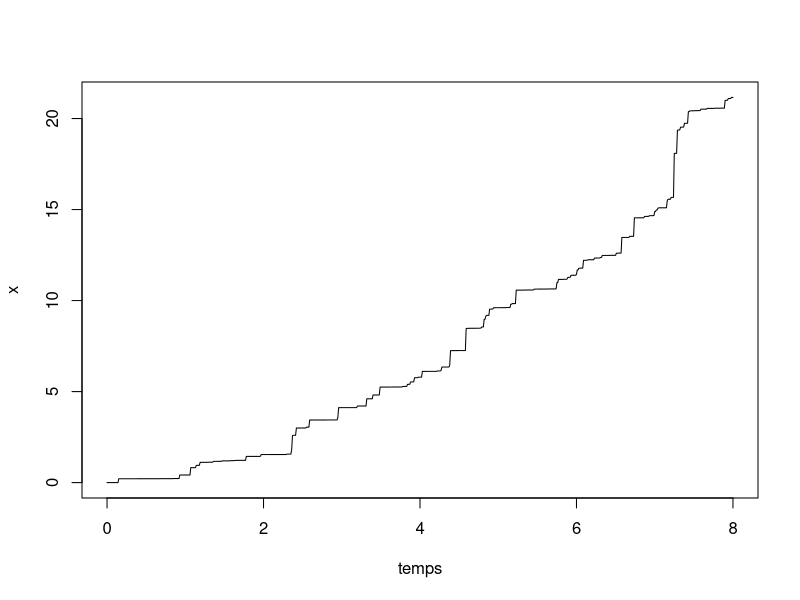
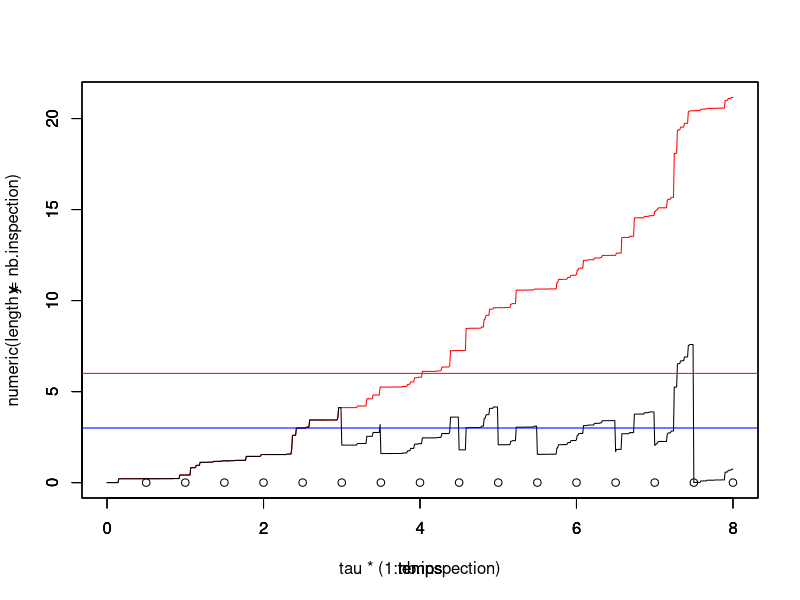
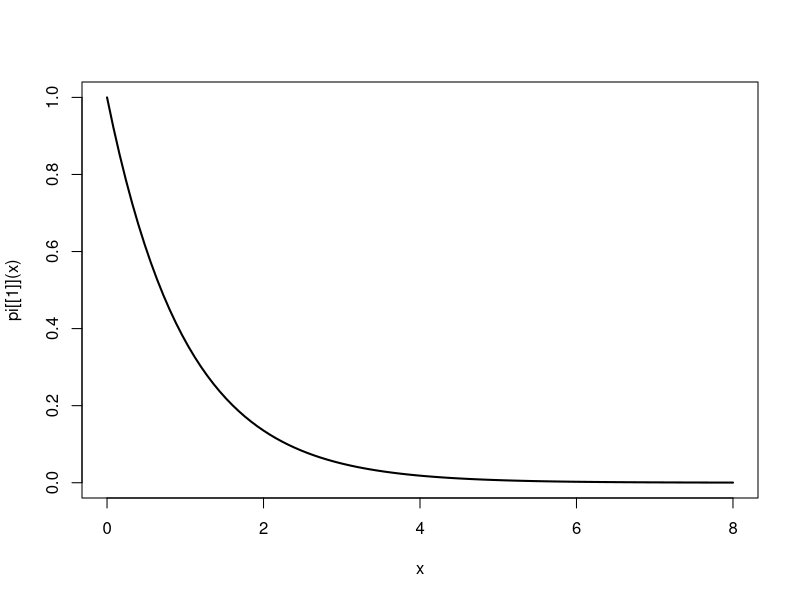

Write R code to recreate these figures, in order. (Note: this script raises an error after producing the figures.)
library(ggplot2)
library(tidyverse)
tau = 0.5 # intervalle inter-inspection
rho = 0.5 # parametre ARD1
L=3 # seuil pour MP
M=6 # seuil pout MC
tps.final <-8 # fenêtre d'observation du processus

# Simulation d'un processus gamma
pas = 0.01 # pas de temps pour simuler le processus

temps = seq(from = 0,to = tps.final,by = pas)
alpha = 1 # paramètre de forme de Gamma a = alpha t
beta = 1.5 # paramètre d'échelle de Gamma
b=1
n=length(temps)
x=numeric(n) # processus Gamma simulé
y=numeric(n) # processus Gamma maintenu
x[1] = 0

nb.inspection<- floor(tps.final/tau)

obs<-numeric(nb.inspection)

for(i in 2:n){
  x[i] = x[i-1] + rgamma(1,scale = b, shape = alpha*(temps[i]^beta)-temps[i-1]^beta)
}

plot(temps,x,type="l")

# avant la première inspection y=x
y[1:(tau/pas)]<-x[1:(tau/pas)]

# Décision à chaque inspection

ifelse(x[tau/pas+1]<L,y[tau/pas+1]<-x[tau/pas+1],ifelse(x[tau/pas+1]<M,y[tau/pas+1]<-(1-rho)*x[tau/pas+1],y[tau/pas+1]<-0))

obs[1]<-y[tau/pas+1]

j<-1 # indicateur inspection
while (obs[j]<M & j<nb.inspection) {
  y[(j*tau/pas+2):((j+1)*tau/pas+1)]<-y[j*tau/pas+1]+x[(j*tau/pas+2):((j+1)*tau/pas+1)]-x[j*tau/pas+1]
  ifelse(y[(j+1)*tau/pas+1]<L,print("no action"),ifelse(y[(j+1)*tau/pas+1]<M,y[(j+1)*tau/pas+1]<-(1-rho)*y[(j+1)*tau/pas+1],y[(j+1)*tau/pas+1]<-0))
  obs[j+1]<-y[(j+1)*tau/pas+1]
  j<-j+1
}

df <- data.frame(temps,x,y)
mygraph <- ggplot(df,aes(x = temps)) +  
  geom_line(aes(y = y), color = "darkred") +
  geom_line(aes(y = x), color="steelblue", linetype="twodash") +
  geom_abline(slope = 0,intercept = L,color="blue") +
  geom_abline(slope = 0,intercept = M,color="red")



plot(temps,x,col="red",type="l",ylim = c(0,max(x)),xlim = c(0,8))
par(new=T)
plot(temps,y,type="l",ylim=c(0,max(x)),xlim = c(0,8))
par(new=T)
plot(tau*(1:nb.inspection),numeric(length = nb.inspection),ylim=c(0,max(x)),type="p",xlim = c(0,8))
abline(h=L,col="blue")
abline(h=M,col="red")

#abline(v = tau*(1:nb.inspection))


#####################################
# Calcul de la loi stationnaire
#####################################

# se donner une grille pour les abscisses

K<- 20 # nb itérations de l'algo de point fixe
grid_abs <- seq(0.01,8,0.01)
nb_abs <- length(grid_abs)
w<-matrix(nrow = K,ncol = nb_abs )

pi<-list()
pi[[1]]<-function(x) dexp(x)

w[1,]<-pi[[1]](grid_abs)
curve(pi[[1]](x), from = 0, to = max(grid_abs), lwd = 2)

for(k in 2:K){
  for (j in 1:nb_abs){
    abs <- grid_abs[j]
    fn_aux1 <- function(x) {
      res <- pi[[k-1]](x)*dgamma(abs-x,rate=beta,shape=alpha*tau)
      return(res)
    }
    fn_aux2 <- function(x) {
      res <- pi[[k-1]](x)*dgamma(abs-(1-rho)*x,rate=beta,shape=alpha*tau)
      return(res)
    }
    fn_aux3 <- function(x) {
      res <- pi[[k-1]](x)
      return(res)
    }
    w[k,j] <- integrate(f = fn_aux1, lower = 0, upper = min(L,abs))$value 
    + integrate(f = fn_aux2, lower = L, upper = min(M,abs/(1-rho)))$value
    + integrate(f = fn_aux3, lower = M, upper = 2*M)$value * dgamma(abs,rate=beta,shape=alpha*tau)
  }
  aux <- w[k,]
  fn_w <- function(x) {
    res <- splinefun(x = grid_abs, y = aux)(x)*((0 < x) & (x<=max(grid_abs)))
    return(res)
  }
  pi[[k]] <- fn_w
  curve(pi[[k]](x), from = 0, to = max(grid_abs), lwd = 2, add = TRUE, col = k)
}





# initialisation
